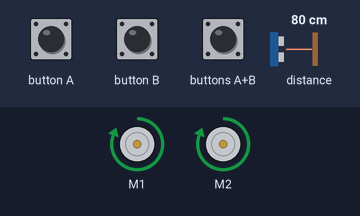
The program below on a simulated BBC micro:bit (MakeCode). Shown: 2 × DC motor (green arrow = forward, orange = backward, longer = faster). Inputs (shaded band) come from the test bench; at power-on: distance to the obstacle 80 cm.

Above: at 1.2 s.
1.3 s: distance to the obstacle set to 12 cm
2.8 s: distance to the obstacle set to 9 cm
At 3.6 s:
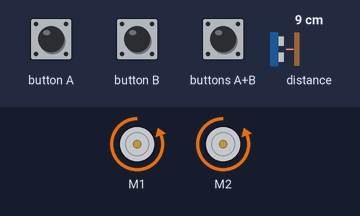
At 5.14 s:
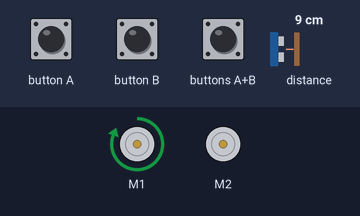
14.8 s: distance to the obstacle set to 18 cm
Timing chart, 0 to 17.5 s (numbered marks = the images above; inputs shaded):
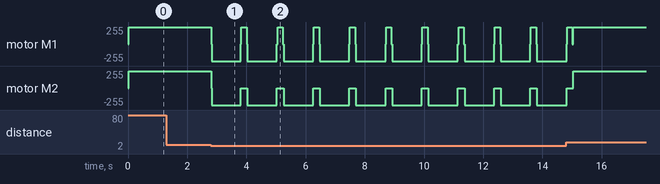

Measured:
- the behaviour switches between 11 and 10 cm on distance to the obstacle (found by bisection; images 0 and 1)
- after the input at 1.3 s, every drawn part: stays the same
- after the input at 2.8 s, motor M1: forward 255/255 → stopped at once, then repeats every 1.2 s: backward 255/255 0.98 s, stopped 0.02 s, forward 255/255 0.18 s, stopped 0.02 s; motor M2: forward 255/255 → stopped at once, then repeats every 1.2 s: backward 255/255 0.98 s, stopped 0.22 s

The program:

main.ts
```typescript
input.onButtonPressed(Button.A, function () {
    radio.sendString("Tourner à gauche")
})
function Tourner_à_gauche () {
    maqueen.motorStop(maqueen.Motors.All)
    maqueen.motorRun(maqueen.Motors.M2, maqueen.Dir.CW, 80)
    basic.pause(1000)
    maqueen.motorStop(maqueen.Motors.All)
}
input.onButtonPressed(Button.AB, function () {
    radio.sendString("Avancer")
})
function Tourner_à_droite () {
    maqueen.motorStop(maqueen.Motors.All)
    maqueen.motorRun(maqueen.Motors.M1, maqueen.Dir.CW, 80)
    basic.pause(1000)
    maqueen.motorStop(maqueen.Motors.All)
}
radio.onReceivedString(function (receivedString) {
    if (receivedString == "Avancer") {
        maqueen.motorRun(maqueen.Motors.All, maqueen.Dir.CW, 255)
    }
    if (receivedString == "Tourner à droite") {
        Tourner_à_droite()
    }
    if (receivedString == "Tourner à gauche") {
        Tourner_à_gauche()
    }
})
input.onButtonPressed(Button.B, function () {
    radio.sendString("Tourner à droite")
})
basic.forever(function () {
    if (maqueen.Ultrasonic(PingUnit.Centimeters) > 10) {
        maqueen.motorRun(maqueen.Motors.All, maqueen.Dir.CW, 255)
    } else {
        maqueen.motorStop(maqueen.Motors.All)
        maqueen.motorRun(maqueen.Motors.All, maqueen.Dir.CCW, 255)
        basic.pause(1000)
        maqueen.motorStop(maqueen.Motors.All)
        maqueen.motorRun(maqueen.Motors.M1, maqueen.Dir.CW, 255)
        basic.pause(200)
        maqueen.motorStop(maqueen.Motors.All)
    }
})
basic.forever(function () {
    radio.setGroup(250)
})
```

test.ts
```typescript
// les tests vont ici ; cela ne sera pas compilé si ce paquet est utilisé en tant qu'extension.
```
